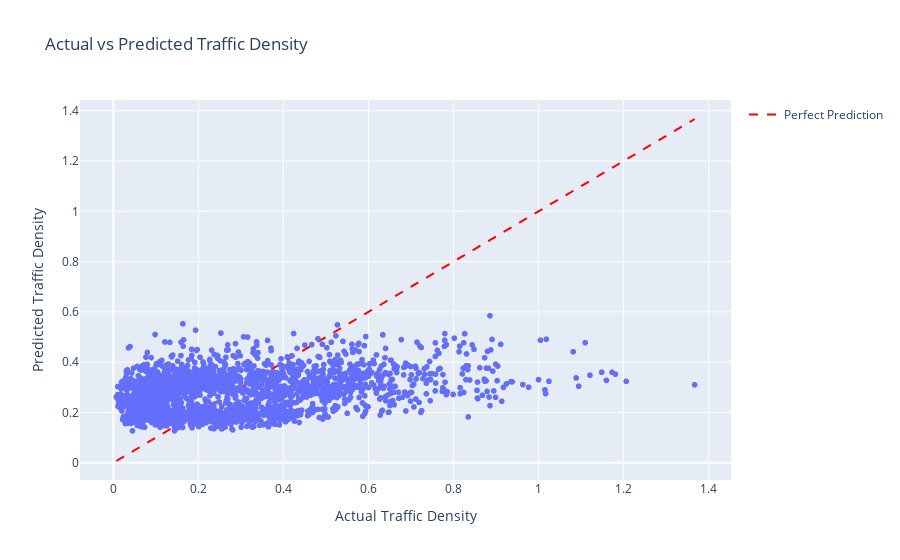

Notebook code for this chart:
### Code cell
# Process data
X, y = preprocess_data(df, cat_cols)

# Train and evaluate model
model, scaler, X_test_scaled, y_test, y_pred, cv_scores = train_evaluate_model(X, y)

# Print evaluation metrics and show visualization
evaluate_model(model, X_test_scaled, y_test, y_pred, cv_scores)

# Save model and scaler
joblib.dump(model, "traffic_model.pkl")
joblib.dump(scaler, "scaler.pkl")
print("✅ Model and scaler saved successfully!")

### Figure 1 — Plotly figure (JSON) as saved in the notebook; plotly's stock layout.template omitted (floating-point values rounded to 4 significant figures; data arrays with more than 128 entries replaced by an {"elided": "..."} marker saying what was removed)
{"data": [{"hovertemplate": "Actual Traffic Density=%{x}<br>Predicted Traffic Density=%{y}<extra></extra>", "legendgroup": "", "marker": {"color": "#636efa", "symbol": "circle"}, "mode": "markers", "name": "", "showlegend": false, "type": "scattergl", "x": {"elided": "2400 float values"}, "xaxis": "x", "y": {"elided": "2400 float values"}, "yaxis": "y"}, {"line": {"color": "red", "dash": "dash"}, "mode": "lines", "name": "Perfect Prediction", "type": "scatter", "x": [0.0069, 1.367], "y": [0.0069, 1.367]}], "layout": {"legend": {"tracegroupgap": 0}, "title": {"text": "Actual vs Predicted Traffic Density"}, "xaxis": {"anchor": "y", "domain": [0, 1], "title": {"text": "Actual Traffic Density"}}, "yaxis": {"anchor": "x", "domain": [0, 1], "title": {"text": "Predicted Traffic Density"}}}}
